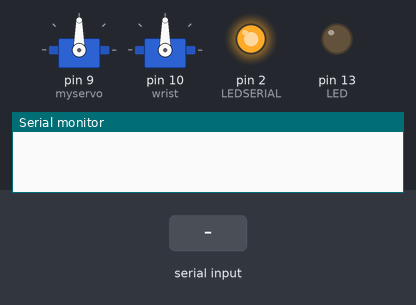
Recording of a sketch running on a simulated Arduino Uno, built with avr-gcc and run on an emulated ATmega328P. On the bench: 2 × servo, output pins drawn as LEDs (lit = HIGH), the last lines printed to the serial monitor. The inputs (shaded band) are chosen by the test bench.

Above: at 1.2 s.
1.3 s: "90,45\n" received over Serial
At 1.9 s:
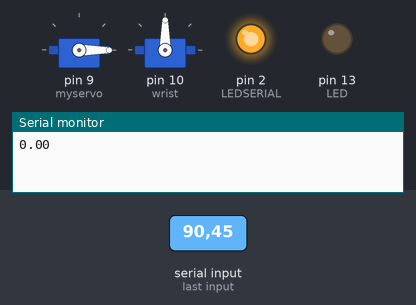
Timing chart, 0 to 4.3 s (numbered marks = the images above; inputs shaded):
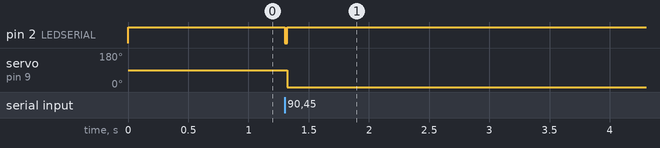

The sketch:

ArmArduino.ino
```cpp
//Senior Design Caprstone - Robotic Arm Manipulator Code
//Dylan Cadigan & Robert Nguyen

#include <Servo.h>
#include <Wire.h>
String x;
float step = 0;
#define LED 13
#define LEDSERIAL 2
float old_pos = 0;
float current_pos = 90;
int n = 0;
int claw = 0;

Servo myservo;  // create Servo object to control a servo
// twelve Servo objects can be created on most boards

Servo wrist;

int pos = 0;    // variable to store the servo position


void setup() {
  pinMode(LED, OUTPUT);
  pinMode(LEDSERIAL, OUTPUT);
  Serial.begin(500000);
  Serial.setTimeout(20);

  myservo.attach(9);  // attaches the servo on pin 9 to the Servo object
  wrist.attach(10);
}

void loop() {
  // put your main code here, to run repeatedly:

  while (!Serial.available()){
    digitalWrite(LEDSERIAL,HIGH);
  }
  digitalWrite(LEDSERIAL,LOW);
  x = Serial.readString();
  step = x.substring(41, 50).toFloat();

 // Map the smoothed potentiometer value (0 to 1023) to a target position (0 to 200):
  //int pos = map(step, -50, 120, 0, 180);

  if (n == 0){
    old_pos = step;

    n++;
  }

  current_pos = current_pos-1.25*(step-old_pos);

  wrist.write(current_pos);              // tell servo to go to position in variable 'pos'
  //delay(10);

  old_pos = step;
  n = n+1;

  Serial.print(step);
  Serial.print(x.substring(40, 48));


  claw = x.substring(65).toFloat();

 if (claw == 0){
  //for (pos = 0; pos <= 90; pos += 1) { // goes from 0 degrees to 180 degrees
    // in steps of 1 degree
    myservo.write(0);              // tell servo to go to position in variable 'pos'
    //delay(15);                       // waits 15 ms for the servo to reach the position
 // }
  }

  if (claw == 1){
     //for (pos = 90; pos >= 0; pos -= 1) { // goes from 180 degrees to 0 degrees
    myservo.write(90);              // tell servo to go to position in variable 'pos'
    //delay(15);                       // waits 15 ms for the servo to reach the position
  //}
  }


}
```

Measured:
- after the input at 1.3 s, pin 2 (LEDSERIAL): HIGH → LOW at once, → HIGH 0.02 s later; servo on pin 9 (myservo): 90° → 0° at once
